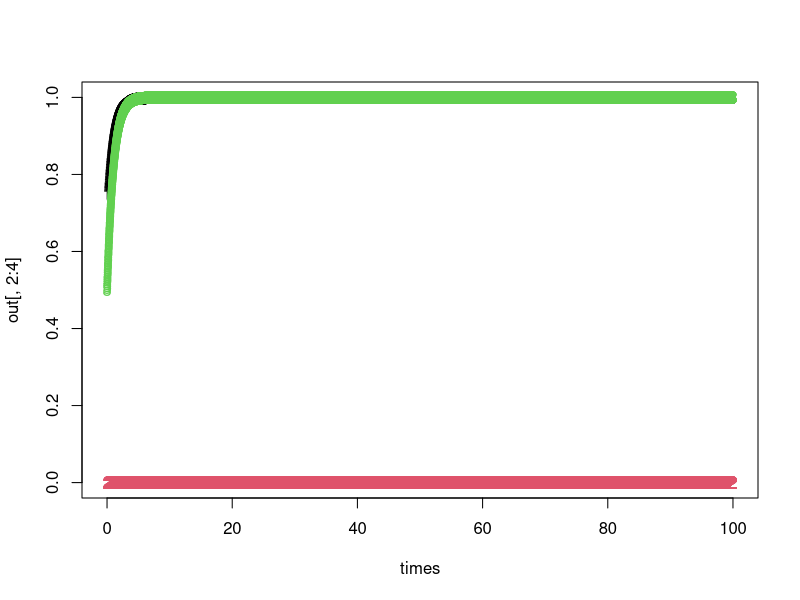

Write the R code that produced this figure.
## A simulation of the Lopez-Caamal model of the coupled Akt/mTOR Auto-Activation Pathway
## Simulates behavior of an auto-activation system: the Akt/mTOR protein kinase pathway
## The reactions in the mTOR pathway are:
## P + A >k1> 2A
## A >k2> 0
## P >k3f> <k3b< 0
## A + I >k4> 0
## I >k5f> <k5b< 0

## The differential equations that constitute the model are:
## dC1/dt = -k3fC1-k1C1C2+k3b, C1 is the active form of Akt/mTOR
## dC2/dt = -k2C2+k1C1C2-k4C2C3, C2 is the inactive form of Akt/mTOR
## dC3/dt = -k5fC3-k4C2C3+k5b, C3 is the inhibitor of the auto-activation path

## parameters = k3f, k1, k3b, k2, k4, k5f, k5b
## state variables = C1, C2, C3
err <- 10^(-10) #accepted error
k3f=1; k1=1111; k3b = 1; k2=1; k4 = 1; k5f = 1; k5b = 1;
state <- c(C1 = 0.75, C2= 0, C3= 0.5)

mTOR <- function(Time, y, Parameters) {

  C1 <- y[1];
  C2 <- y[2]; 
  C3 <- y[3];
  dC1 <- -k3f * C1 -k1 * C1 * C2 +k3b ## concentration of Inactive mTOR 
  dC2 <- -k2 * C2 +k1 * C1 * C2 -k4 * C2 * C3 ## concentration of Active mTOR
  dC3 <- -k5f * C3 -k4 * C2 * C3 +k5b ## concentration Inhibited mTOR
return(list(c(dC1, dC2, dC3)))
}
	
times <- seq(0, 100, by = 0.01)

library(deSolve)
out <- ode(y = state, times = times, func = mTOR, parms = NULL, atol = err, rtol = err)

## You can inspect the output for all 3 states if you like
head(out, n=100)
## Tells you a couple of handy things
## diagnostics(out)

## Plot the outputs as 3-D scatter plots to see how parameter values affect levels
## inactive, active and bound Akt/mTOR floating around
## library(scatterplot3d)
## par(mar = c(0, 0, 0, 0))
## scatterplot3d(out[,-1], main="Akt/mTOR Protein Kinase Levels", xlab = "Inactive mTOR", ylab = "Active mTOR", zlab = "Inhibited mTOR", type="p", color="blue", label.tick.marks = TRUE)
matplot(times, out[, 2:4], type = 'p')
